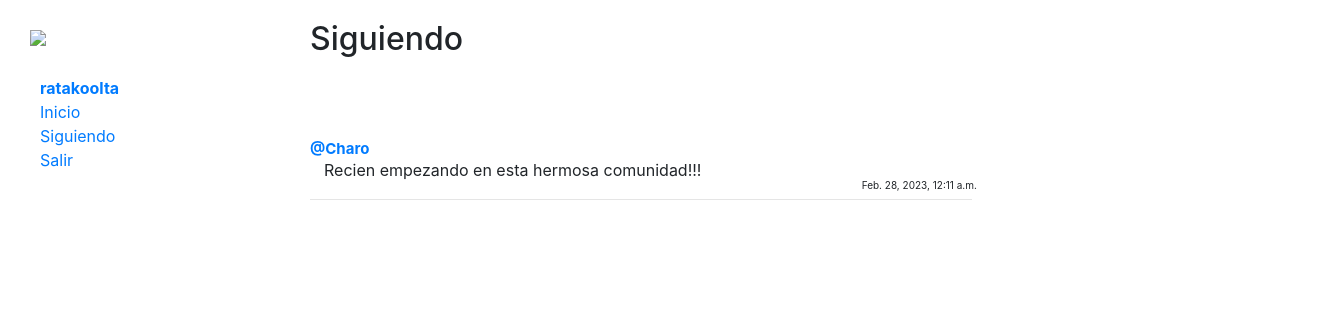
The page /following (signed in) on the database as committed earlier.
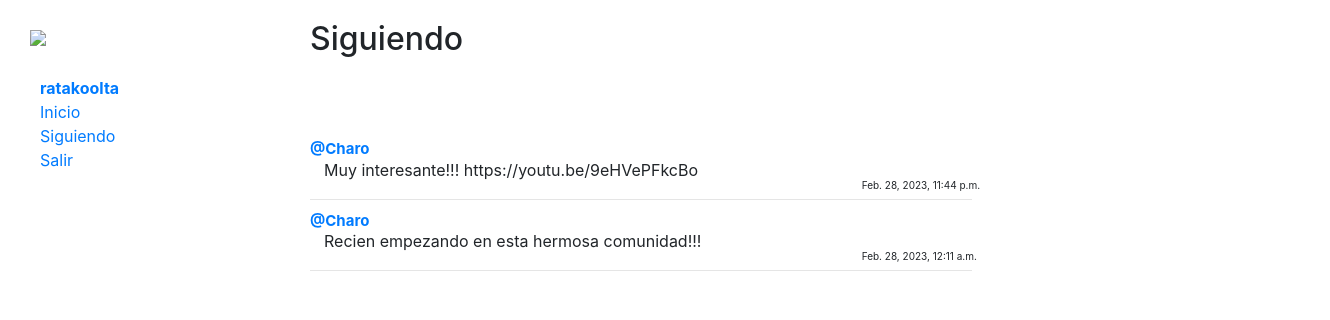
The same page on the database as committed later.
### network/models.py (models this page shows, shortened)
class Post(models.Model):
    user = models.ForeignKey(User, on_delete=models.CASCADE, related_name="autor")
    post = models.CharField(max_length=140)
    date = models.DateTimeField(auto_now_add=True)

class User(AbstractUser):
    pass

### network/views.py (the view)
# urls.py: path("following", views.following, name="following"),
def following(request):
    currentUser = User.objects.get(pk=request.user.id)
    userFollowing = Follow.objects.filter(user=currentUser)
    allPosts = Post.objects.all().order_by('id').reverse()
    siguiendoPosts = []
    for post in allPosts:
        for person in userFollowing:
            if person.followed == post.user:
                siguiendoPosts.append(post)
    paginator = Paginator(siguiendoPosts, 10)
    paginas = request.GET.get('page')
    publicaciones = paginator.get_page(paginas)
    return render(request, "network/following.html", {
        "publicaciones": publicaciones
    })

### network/templates/network/following.html (shortened to what this page needs)
{% extends "network/layout.html" %}
{% block body %}
    {% if user.is_authenticated %}
        <h2 style="margin-top: 20px;">Siguiendo</h2> <br><br><br>
        <div class="inicio">
            {% for post in publicaciones %}
                <div>
                    <p id="usuario"><a href="{% url 'profile' user_id=post.user.id %}">@{{ post.user }}</a></p>
                    <p id="post"> {{ post.post }}</p>
                    <p id="fecha">{{ post.date }}</p>
                    <hr style="margin-bottom: 10px;">
                </div>
            {% endfor %}
        </div>
    {% endif %}
{% endblock %}

Rows that differ between the two databases and show on the page:
added Post: user "Charo", post "Muy interesante!!! https://youtu.be/9eHVePFkcBo", date "Feb. 28, 2023, 11:44 p.m."
